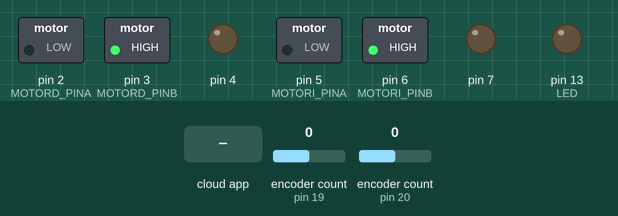
Recording of a sketch running on a simulated Arduino Uno, built for the host (arithmetic inside an expression is 32-bit, double 64-bit). On the bench: switched loads named in the sketch (green lamp = pin HIGH), output pins drawn as LEDs (lit = HIGH). The inputs (shaded band) are chosen by the test bench; at power-on: encoder count (sensors on pin 19, pin 20) 0. The ROS host is connected and sends only what is stated.

Above: at 1.2 s.
1.3 s: the phone or cloud app sets linear.x to -100
At 1.9 s:
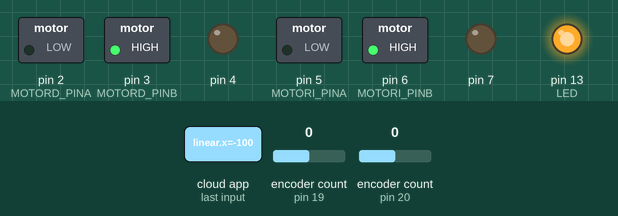
2.8 s: the phone or cloud app sets linear.x to 0
At 3.1 s:
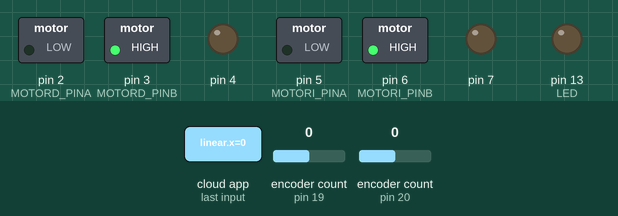
4.3 s: the phone or cloud app sets linear.x to 100
At 5.4 s:
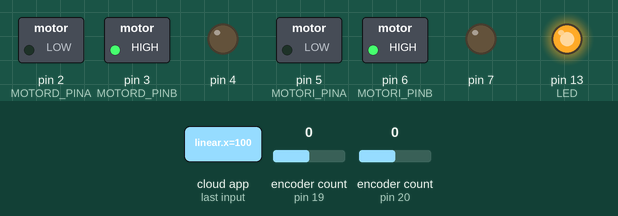
Timing chart, 0 to 7.3 s (numbered marks = the images above; inputs shaded):
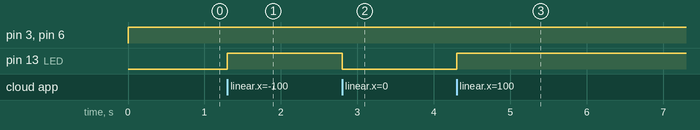

Measured:
- after the input at 1.3 s, pin 13 (LED): LOW → HIGH at once
- after the input at 2.8 s, pin 13 (LED): HIGH → LOW at once
- after the input at 4.3 s, pin 13 (LED): LOW → HIGH at once

The sketch:

ros_differential_robot_driver.ino
```cpp
// Do not remove the include below
#include "ros_differential_robot_driver.h"

/********************************
 ******  Global variables  ******
 ********************************/
ros::NodeHandle nh;
std_msgs::String ok_rosstr;
geometry_msgs::Vector3 wheel_pose; //Left and right wheels
volatile float global_linx = 0, global_angz = 0;
long oldPositionI  = -999;
long oldPositionD = -999;
volatile float vl, vr;

//Motores
Motor left_motor, right_motor;

//   avoid using pins with LEDs attached
Encoder myEncD(RIGHT_ENC_A,RIGHT_ENC_B);
Encoder myEncI(LEFT_ENC_A,LEFT_ENC_B);


//Creates the ROS publishers and subscribers
ros::Subscriber<geometry_msgs::Twist> cmd_vel_sub("cmd_vel", cmd_vel_cb);
ros::Publisher str_pub("string", &ok_rosstr);
ros::Publisher wheel_pose_pub("wheel_pose", &wheel_pose);


void move_robot(float linearx, float angularz) {
	//Equations for a differential drive mobile robot.
	vr = (2.0 * linearx + WHEELDIST * angularz) * (0.5 * WHEELRAD); //linear x should be maximum 4
	vl = (2.0 * linearx - WHEELDIST * angularz) * (0.5 * WHEELRAD);
}

//Twist callback
void cmd_vel_cb(const geometry_msgs::Twist& cmd_msg) {
	digitalWrite(LED, HIGH - digitalRead(LED)); //toggles a led
	//str_pub.publish(&callback_rosstr);
	global_linx = cmd_msg.linear.x;
	global_angz = cmd_msg.angular.z;
}


/*************************************
 ****      Arduino SETUP          ****
 *************************************/
void setup() {
	//nh.getHardware()->setBaud(57600); //The HC06 and 05 use by default 9600 baud rate
	nh.initNode();
	nh.subscribe(cmd_vel_sub);
	nh.advertise(str_pub);
	//nh.advertise(sonar_pub);
	ok_rosstr.data = "arduino ok";
	pinMode(LED, OUTPUT);
	//Motor
	left_motor.init(MOTORI_PINA, MOTORI_PINB, MOTORI_ENABLE);
	right_motor.init(MOTORD_PINA, MOTORD_PINB, MOTORD_ENABLE);

}

/***********************************************
 *            Arduino MAIN LOOP
 **********************************************/
long publisher_timer;
int16_t sensor_reading;
void loop() {
	  long newPositionD = myEncD.read();
	  long newPositionI = myEncI.read();

	  if (!(millis() % ODOM_PUBLISH_TIME)) {	//Send wheel position every 2 ms
		  wheel_pose.x= newPositionD;
		  wheel_pose.y=newPositionI;
		  wheel_pose.z=0;
		  wheel_pose_pub.publish(&wheel_pose);
		   nh.spinOnce();
	  }
	//I will just keep the loop waiting for a message
	//in the ros topic
	if (!(millis() % CONTROLLER_TIME)) {	//Control the motors every 10ms aprox.
		move_robot(global_linx, global_angz);
	}

//	if (!(millis() % 3000)) {	//Say I'm ok once in a while
//		str_pub.publish(&ok_rosstr);
//		nh.spinOnce();
//	}

	if ((vl <= 255 && vl >= -255) && (vr <= 255 && vl >= -255)) {
		left_motor.move(vl); // turn it on going backward
		right_motor.move(vr); // turn it on going backward
	} else {
		left_motor.soft_stop();
		right_motor.soft_stop();
	}
	nh.spinOnce();
	delay(1);
}
```

.ino.cpp
```cpp
#ifdef __IN_ECLIPSE__
//This is a automatic generated file
//Please do not modify this file
//If you touch this file your change will be overwritten during the next build
//This file has been generated on 2016-12-16 10:31:47

#include "Arduino.h"
#include "ros_differential_robot_driver.h"
void move_robot(float linearx, float angularz) ;
void cmd_vel_cb(const geometry_msgs::Twist& cmd_msg) ;
void setup() ;
void loop() ;

#include "ros_differential_robot_driver.ino"


#endif
```

Motor.cpp
```cpp
/*
 * Motor.cpp
 *
 *  Created on: Jul 31, 2015
 *      Author: arturo
 */

#include "Motor.h"

Motor::Motor() {
}

Motor::~Motor() {

}

void Motor::init(int positive_pin, int negative_pin, int enable_pin) {
	pos_ = positive_pin;
	neg_ = negative_pin;
	en_ = enable_pin;
	pinMode(pos_, OUTPUT);
	pinMode(neg_, OUTPUT);
	pinMode(en_, OUTPUT);
}

/* Hard stop of motor
 * motor: LEFT or RIGHT (0 or 1)
 */
void Motor::hard_stop() {
	//Stop if received an wrong direction
	digitalWrite(pos_, 1);
	digitalWrite(neg_, 1);
	analogWrite(en_, 255);
}

/* Soft stop of motor
 * motor: LEFT or RIGHT (0 or 1)
 */
void Motor::soft_stop() {
	//Stop if received an wrong direction
	digitalWrite(pos_, 0);
	digitalWrite(neg_, 0);
	analogWrite(en_, 0);
}
/* Moves the left wheel forward
 * motor: LEFT or RIGHT (0 or 1)
 * speed: a value between -255 and 255 (negative is backward, positive is forward)
 */
void Motor::move(float speed) {
	int pwm_val = (int) (round(speed));
	//sonar_msg.data=pwm_val;

	if (pwm_val >= 1 && pwm_val <= 255) {
		digitalWrite(pos_, 1);
		digitalWrite(neg_, 0);
		analogWrite(en_, pwm_val);
	} else if (pwm_val <= 1 && pwm_val >= -255) {
		digitalWrite(pos_, 0);
		digitalWrite(neg_, 1);
		analogWrite(en_, -1 * pwm_val);
	} else {
		//Stop if received a wrong direction
		Motor::hard_stop();
	}
}
```

Motor.h
```cpp
/*
 * Motor.h
 *
 *  Created on: Jul 31, 2015
 *      Author: arturo
 */

#ifndef MOTOR_H_
#define MOTOR_H_
#include "Arduino.h"

class Motor {
	int pos_; //Positive pin
	int neg_; //Negative pin
	int en_; //Enable pin

public:
	Motor();
	virtual ~Motor();
	void init(int positive_pin, int negative_pin, int enable_pin);
	void move(float speed);
	void hard_stop();
	void soft_stop();

};

#endif /* MOTOR_H_ */
```

ros_differential_robot_driver.h
```cpp
// Only modify this file to include
// - function definitions (prototypes)
// - include files
// - extern variable definitions
// In the appropriate section

#ifndef _robotino_H_
#define _robotino_H_
#include "Arduino.h"
#include "Motor.h"
#include <ros.h>
#include <geometry_msgs/Twist.h>
#include <std_msgs/String.h>
#include <std_msgs/Int16.h>
#include <geometry_msgs/Vector3.h>
#include <Encoder.h>


//add your includes for the project ros_dc_motor here

/*******************************
 * Define the material
 ******************************/
//Para los encoders
#define RIGHT_ENC_A 20  //ENCODER DERECHO A (YELLOW)
#define RIGHT_ENC_B 21    //ENCONDER DERECHO B (WHITE)

#define LEFT_ENC_A 19  //ENCODER IZQUIERDO A (YELLOW)
#define LEFT_ENC_B 18    //ENCONDER IZQUIERDO B (WHITE)

//para MOVER EL MOTOR
#define MOTORD_PINA  2
#define MOTORD_PINB 3
#define MOTORD_ENABLE 4

#define MOTORI_PINA  5
#define MOTORI_PINB 6
#define MOTORI_ENABLE 7

//Odometry
#define ODOM_PUBLISH_TIME 2 //TIME IN milliseconds
#define CONTROLLER_TIME 10 //Time in milliseconds

//otros
#define BACKWARD -1  //moves backwards
#define FORWARD 1
#define LEFT 1
#define RIGHT 0
#define LED 13 //A led that blinks when receiving a message in any topic
#define WHEELRAD 0.09 //The radius of the wheel (m)
#define WHEELDIST 0.48 //Distance between wheels (m)

//end of add your includes here
#ifdef __cplusplus
extern "C" {
#endif
void loop();
void setup();
#ifdef __cplusplus
} // extern "C"
#endif

//add your function definitions for the project robotino here

//Do not add code below this line
#endif /* _robotino_H_ */
```
